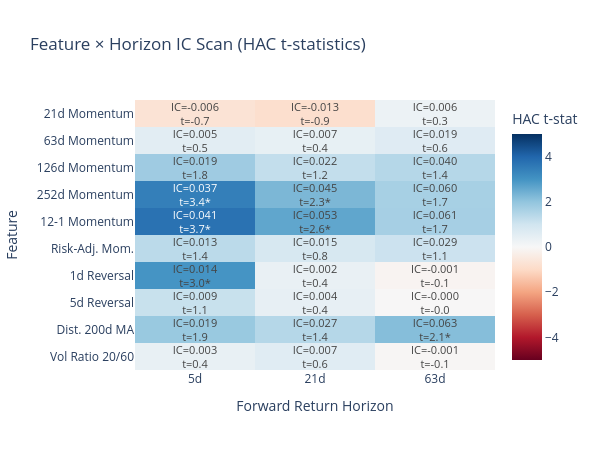

Notebook code cell kept with this figure:
### Code cell
fig = go.Figure(
    data=go.Heatmap(
        z=z_matrix,
        x=hz_labels,
        y=feat_labels,
        text=text_matrix,
        texttemplate="%{text}",
        textfont={"size": 11},
        colorscale="RdBu",
        zmid=0,
        zmin=-5,
        zmax=5,
        colorbar=dict(title="HAC t-stat"),
    )
)
fig.update_layout(
    title="Feature × Horizon IC Scan (HAC t-statistics)",
    xaxis_title="Forward Return Horizon",
    yaxis_title="Feature",
    height=450,
    width=600,
    yaxis=dict(autorange="reversed"),
)
fig.show()

### Figure 1 — Plotly figure (JSON) as saved in the notebook; plotly's stock layout.template omitted (floating-point values rounded to 4 significant figures)
{"data": [{"colorbar": {"title": {"text": "HAC t-stat"}}, "colorscale": [[0.0, "rgb(103,0,31)"], [0.1, "rgb(178,24,43)"], [0.2, "rgb(214,96,77)"], [0.3, "rgb(244,165,130)"], [0.4, "rgb(253,219,199)"], [0.5, "rgb(247,247,247)"], [0.6, "rgb(209,229,240)"], [0.7, "rgb(146,197,222)"], [0.8, "rgb(67,147,195)"], [0.9, "rgb(33,102,172)"], [1.0, "rgb(5,48,97)"]], "text": [["IC=-0.006<br>t=-0.7", "IC=-0.013<br>t=-0.9", "IC=0.006<br>t=0.3"], ["IC=0.005<br>t=0.5", "IC=0.007<br>t=0.4", "IC=0.019<br>t=0.6"], ["IC=0.019<br>t=1.8", "IC=0.022<br>t=1.2", "IC=0.040<br>t=1.4"], ["IC=0.037<br>t=3.4*", "IC=0.045<br>t=2.3*", "IC=0.060<br>t=1.7"], ["IC=0.041<br>t=3.7*", "IC=0.053<br>t=2.6*", "IC=0.061<br>t=1.7"], ["IC=0.013<br>t=1.4", "IC=0.015<br>t=0.8", "IC=0.029<br>t=1.1"], ["IC=0.014<br>t=3.0*", "IC=0.002<br>t=0.4", "IC=-0.001<br>t=-0.1"], ["IC=0.009<br>t=1.1", "IC=0.004<br>t=0.4", "IC=-0.000<br>t=-0.0"], ["IC=0.019<br>t=1.9", "IC=0.027<br>t=1.4", "IC=0.063<br>t=2.1*"], ["IC=0.003<br>t=0.4", "IC=0.007<br>t=0.6", "IC=-0.001<br>t=-0.1"]], "textfont": {"size": 11}, "texttemplate": "%{text}", "type": "heatmap", "x": ["5d", "21d", "63d"], "y": ["21d Momentum", "63d Momentum", "126d Momentum", "252d Momentum", "12-1 Momentum", "Risk-Adj. Mom.", "1d Reversal", "5d Reversal", "Dist. 200d MA", "Vol Ratio 20/60"], "z": [[-0.71, -0.86, 0.29], [0.54, 0.41, 0.64], [1.8, 1.22, 1.45], [3.44, 2.28, 1.66], [3.73, 2.63, 1.68], [1.35, 0.84, 1.08], [2.98, 0.37, -0.13], [1.14, 0.43, -0.03], [1.89, 1.44, 2.15], [0.39, 0.6, -0.07]], "zmax": 5, "zmid": 0, "zmin": -5}], "layout": {"height": 450, "title": {"text": "Feature × Horizon IC Scan (HAC t-statistics)"}, "width": 600, "xaxis": {"title": {"text": "Forward Return Horizon"}}, "yaxis": {"autorange": "reversed", "title": {"text": "Feature"}}}}
